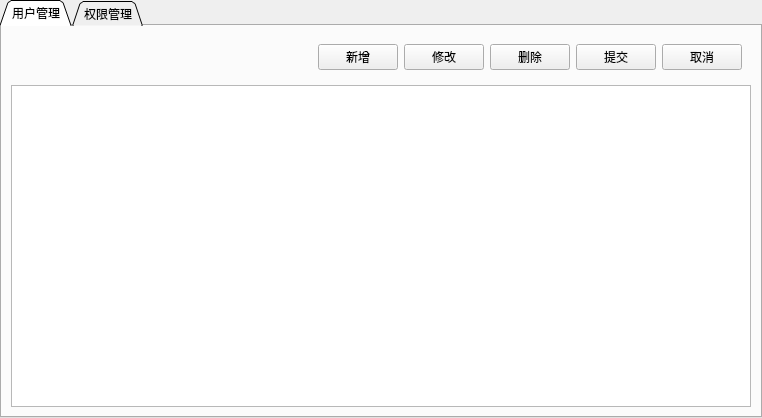
<?xml version="1.0" encoding="UTF-8"?>
<ui version="4.0">
 <class>MemberManager</class>
 <widget class="QWidget" name="MemberManager">
  <property name="geometry">
   <rect>
    <x>0</x>
    <y>0</y>
    <width>762</width>
    <height>418</height>
   </rect>
  </property>
  <property name="windowTitle">
   <string>Form</string>
  </property>
  <layout class="QVBoxLayout" name="verticalLayout">
   <property name="spacing">
    <number>0</number>
   </property>
   <property name="leftMargin">
    <number>0</number>
   </property>
   <property name="topMargin">
    <number>0</number>
   </property>
   <property name="rightMargin">
    <number>0</number>
   </property>
   <property name="bottomMargin">
    <number>0</number>
   </property>
   <item>
    <widget class="QTabWidget" name="tabWidget_userManager">
     <property name="tabShape">
      <enum>QTabWidget::Triangular</enum>
     </property>
     <property name="currentIndex">
      <number>0</number>
     </property>
     <widget class="QWidget" name="tab_userInfo">
      <attribute name="title">
       <string>用户管理</string>
      </attribute>
      <layout class="QVBoxLayout" name="verticalLayout_2">
       <item>
        <widget class="QWidget" name="widget" native="true">
         <layout class="QHBoxLayout" name="horizontalLayout">
          <item>
           <spacer name="horizontalSpacer">
            <property name="orientation">
             <enum>Qt::Horizontal</enum>
            </property>
            <property name="sizeHint" stdset="0">
             <size>
              <width>40</width>
              <height>20</height>
             </size>
            </property>
           </spacer>
          </item>
          <item>
           <widget class="QPushButton" name="pushButton_insert">
            <property name="text">
             <string>新增</string>
            </property>
           </widget>
          </item>
          <item>
           <widget class="QPushButton" name="pushButton_update">
            <property name="text">
             <string>修改</string>
            </property>
           </widget>
          </item>
          <item>
           <widget class="QPushButton" name="pushButton_delete">
            <property name="text">
             <string>删除</string>
            </property>
           </widget>
          </item>
          <item>
           <widget class="QPushButton" name="pushButton_commit">
            <property name="text">
             <string>提交</string>
            </property>
           </widget>
          </item>
          <item>
           <widget class="QPushButton" name="pushButton_cancel">
            <property name="text">
             <string>取消</string>
            </property>
           </widget>
          </item>
         </layout>
        </widget>
       </item>
       <item>
        <widget class="QTableView" name="tableView_userInfo">
         <property name="selectionMode">
          <enum>QAbstractItemView::SingleSelection</enum>
         </property>
         <property name="selectionBehavior">
          <enum>QAbstractItemView::SelectRows</enum>
         </property>
         <property name="verticalScrollMode">
          <enum>QAbstractItemView::ScrollPerPixel</enum>
         </property>
         <property name="horizontalScrollMode">
          <enum>QAbstractItemView::ScrollPerPixel</enum>
         </property>
         <property name="showGrid">
          <bool>false</bool>
         </property>
        </widget>
       </item>
      </layout>
     </widget>
     <widget class="QWidget" name="tab_powerManager">
      <attribute name="title">
       <string>权限管理</string>
      </attribute>
      <layout class="QVBoxLayout" name="verticalLayout_3">
       <item>
        <widget class="QWidget" name="widget_2" native="true">
         <layout class="QHBoxLayout" name="horizontalLayout_2">
          <item>
           <spacer name="horizontalSpacer_2">
            <property name="orientation">
             <enum>Qt::Horizontal</enum>
            </property>
            <property name="sizeHint" stdset="0">
             <size>
              <width>40</width>
              <height>20</height>
             </size>
            </property>
           </spacer>
          </item>
          <item>
           <widget class="QPushButton" name="pushButton_insertPower">
            <property name="text">
             <string>新增</string>
            </property>
           </widget>
          </item>
          <item>
           <widget class="QPushButton" name="pushButton_updatePower">
            <property name="text">
             <string>修改</string>
            </property>
           </widget>
          </item>
          <item>
           <widget class="QPushButton" name="pushButton_deletePower">
            <property name="text">
             <string>删除</string>
            </property>
           </widget>
          </item>
          <item>
           <widget class="QPushButton" name="pushButton_commitPower">
            <property name="text">
             <string>提交</string>
            </property>
           </widget>
          </item>
          <item>
           <widget class="QPushButton" name="pushButton_cancelPower">
            <property name="text">
             <string>取消</string>
            </property>
           </widget>
          </item>
         </layout>
        </widget>
       </item>
       <item>
        <widget class="QTableView" name="tableView_powerInfo">
         <property name="selectionMode">
          <enum>QAbstractItemView::SingleSelection</enum>
         </property>
         <property name="selectionBehavior">
          <enum>QAbstractItemView::SelectRows</enum>
         </property>
         <property name="verticalScrollMode">
          <enum>QAbstractItemView::ScrollPerPixel</enum>
         </property>
         <property name="horizontalScrollMode">
          <enum>QAbstractItemView::ScrollPerPixel</enum>
         </property>
        </widget>
       </item>
      </layout>
     </widget>
    </widget>
   </item>
  </layout>
 </widget>
 <resources/>
 <connections/>
</ui>
